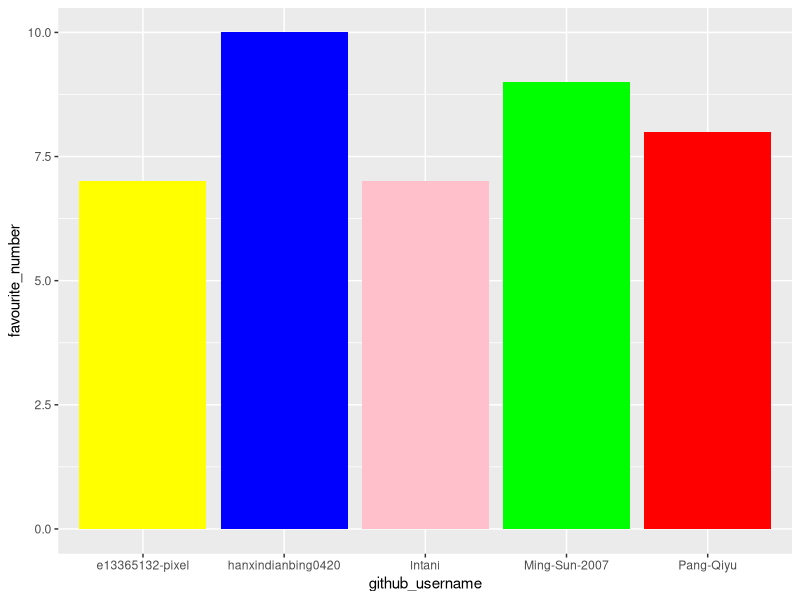

Source code (R):
## ---- chunk 1
library(tidyverse) 
## ---- chunk 2
team_data <- tibble(
  name = c("Joe", "Pang-Qiyu", "Ming", 
           "Jason Xu", "Vita"),
  github_username = c("lntani", "Pang-Qiyu", "Ming-Sun-2007", 
                      "hanxindianbing0420", "e13365132-pixel"), 
  colour = c("pink", "red", "green1", 
             "blue", "yellow"),
  hobby = c("data science", "reading", "reading", 
            "reading", "reading"),
  favourite_number = c(7, 8, 9, 10, 7)
  )

team_data
## ---- chunk 3
p1 <- ggplot(data = team_data, 
             mapping = aes(x = github_username, 
                           y = favourite_number,
                           fill = colour), 
             ) +
   geom_col() +
   scale_fill_identity()
p1
